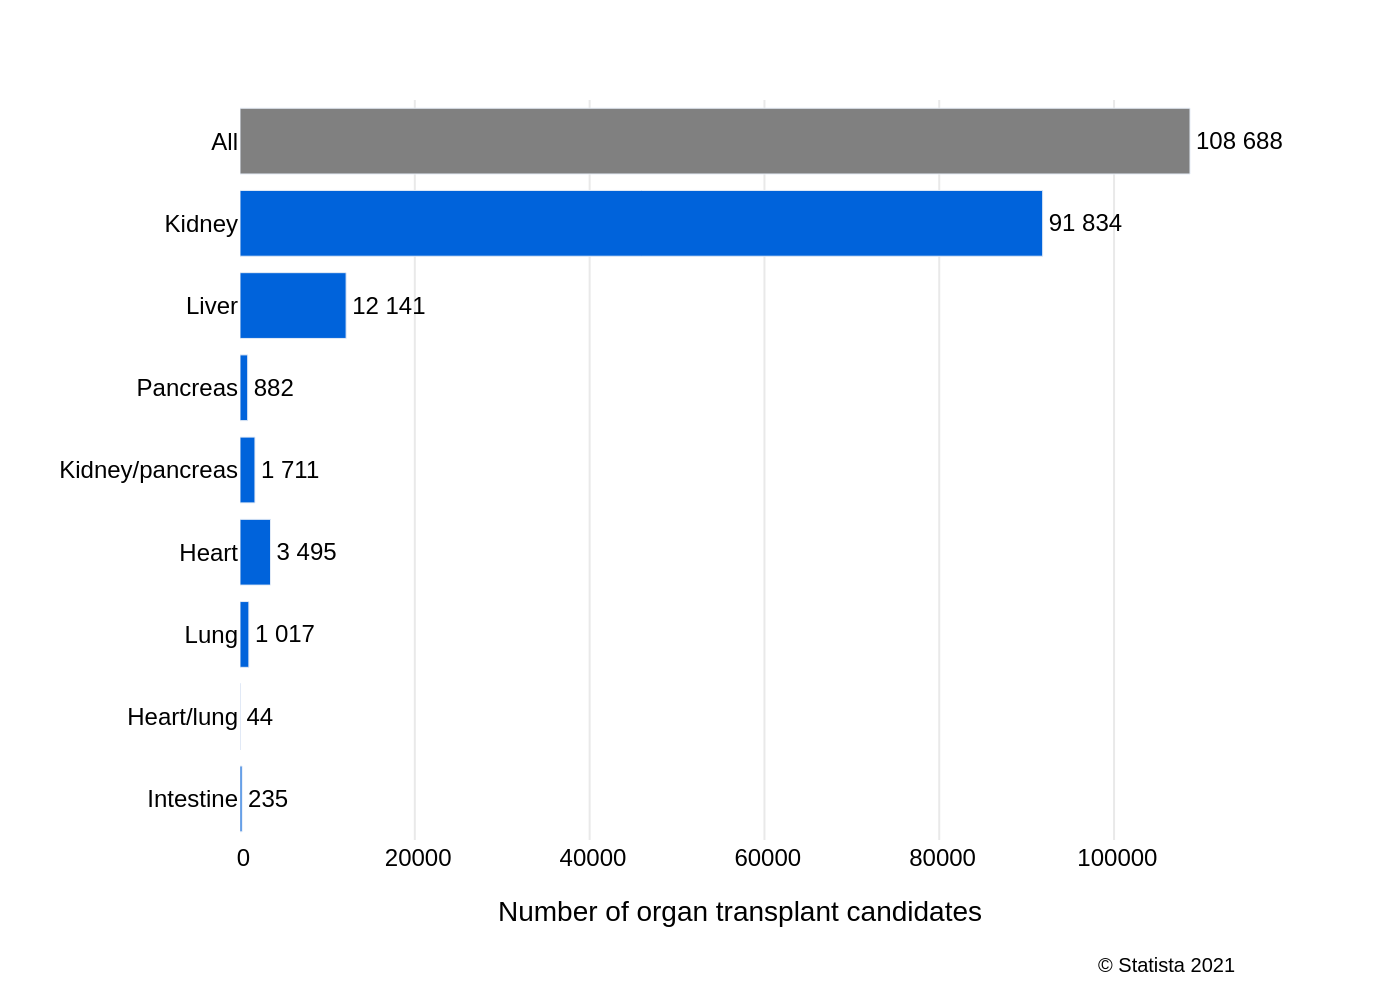

The script that drew this image:
import sys
import json
import pathlib
import plotly.graph_objects as go

# --- 1. Load data from JSON file specified by command-line argument ---
if len(sys.argv) != 2:
    print("Usage: python generate_chart.py <path_to_json_file>")
    sys.exit(1)

json_path = pathlib.Path(sys.argv[1])
if not json_path.is_file():
    print(f"Error: JSON file not found at {json_path}")
    sys.exit(1)

with open(json_path, 'r', encoding='utf-8') as f:
    chart_config = json.load(f)

# --- 2. Extract data and text from the loaded JSON ---
chart_data = chart_config.get('chart_data', [])
texts = chart_config.get('texts', {})
colors = chart_config.get('colors', [])

categories = [item['category'] for item in chart_data]
values = [item['value'] for item in chart_data]

# --- 3. Create the Plotly figure ---
fig = go.Figure()

# Add the horizontal bar trace
fig.add_trace(go.Bar(
    y=categories,
    x=values,
    orientation='h',
    marker_color=colors,
    text=[f'{v:,}'.replace(',', ' ') for v in values],
    textposition='outside',
    textfont=dict(family="Arial", size=12, color='black'),
    cliponaxis=False  # Prevents text from being clipped at the chart's edge
))

# --- 4. Configure the layout to match the original image ---
# Build title string
title_text = ""
if texts.get("title"):
    title_text += texts["title"]
if texts.get("subtitle"):
    title_text += f"<br><sup>{texts['subtitle']}</sup>"

fig.update_layout(
    font=dict(family="Arial", size=12, color="black"),
    title=dict(
        text=title_text,
        x=0.05,
        xanchor='left'
    ),
    xaxis=dict(
        title=texts.get('x_axis_title'),
        showgrid=True,
        gridcolor='#e9e9e9',
        gridwidth=1,
        zeroline=False,
        tickformat=" ", # Use space as thousands separator
        separatethousands=True
    ),
    yaxis=dict(
        title=texts.get('y_axis_title'),
        autorange='reversed',  # To display categories from top to bottom
        showgrid=False,
        zeroline=False
    ),
    plot_bgcolor='white',
    paper_bgcolor='white',
    showlegend=False,
    margin=dict(l=120, r=80, t=50, b=80),  # Adjust margins for labels and source text
    annotations=[
        dict(
            text=texts.get('source', ''),
            showarrow=False,
            xref='paper', yref='paper',
            x=1.0, y=-0.15,
            xanchor='right', yanchor='top',
            font=dict(size=10)
        )
    ]
)

# --- 5. Save the figure to a PNG file ---
output_filename = json_path.stem + ".png"
fig.write_image(output_filename, scale=2)

print(f"Chart saved to {output_filename}")
